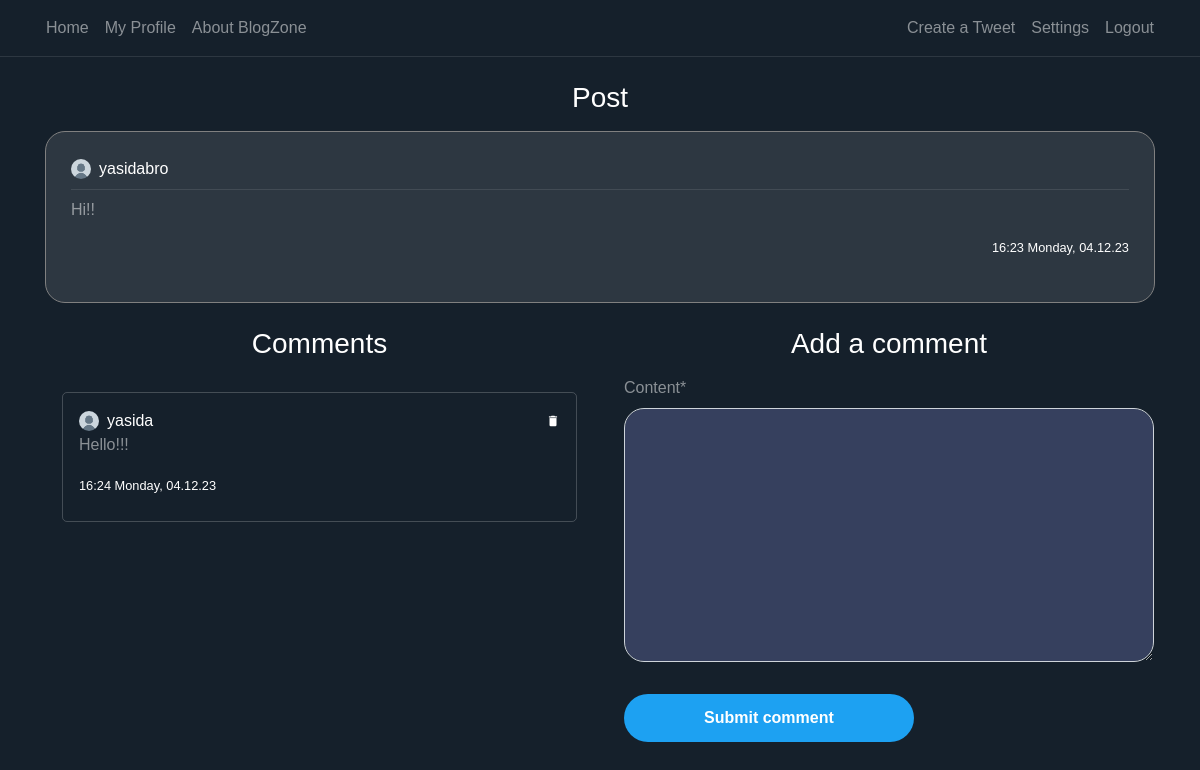
/post/2/ (signed in), run on the app's committed database.
### Blog/models.py (models this page shows, shortened)
class Post(models.Model):
    content = models.TextField(max_length=1000)
    date_posted = models.DateTimeField(default=timezone.now)
    author = models.ForeignKey(User, on_delete=models.CASCADE)
    likes = models.ManyToManyField(User, related_name="liked_posts", blank=True)
    post_image = models.ImageField(upload_to="post_images", blank=True)

class Comment(models.Model):
    content = models.TextField(max_length=150)
    date_posted = models.DateTimeField(default=timezone.now)
    author = models.ForeignKey(User, on_delete=models.CASCADE)
    post_connected = models.ForeignKey(Post, on_delete=models.CASCADE)

### users/models.py (models this page shows, shortened)
class Profile(models.Model):
    user = models.OneToOneField(User, on_delete=models.CASCADE)
    image = models.ImageField(default="default.png", upload_to="profile_pics")

### Blog/views.py (the view)
# urls.py: path("post/<int:pk>/", PostDetailView.as_view(), name="post-detail"),
class PostDetailView(DetailView):
    model = Post
    template_name = "Blog/post_detail.html"
    context_object_name = "post"
    def get_context_data(self, **kwargs):
        data = super().get_context_data(**kwargs)
        comments_connected = Comment.objects.filter(
            post_connected=self.get_object()
        ).order_by("-date_posted")
        data["comments"] = comments_connected
        data["form"] = NewCommentForm(instance=self.request.user)
        return data
    def post(self, request, *args, **kwargs):
        new_comment = Comment(
            content=request.POST.get("content"),
            author=self.request.user,
            post_connected=self.get_object(),
        )
        new_comment.save()
        return self.get(self, request, *args, **kwargs)

### Blog/forms.py
class NewCommentForm(forms.ModelForm):
    class Meta:
        model = Comment
        fields = ["content"]

### Blog/templates/Blog/post_detail.html (shortened to what this page needs)
{% extends "Blog/base.html" %}
{% load crispy_forms_tags %}
{% block content %}
<div class="container">
    <h3 class="white-important mb-3">
        Post
    </h3>
    <div class="hovered-tweet-comment">
        <article class="media content-section">
            <div style="width: 100%; word-break: break-all;">
                <div class="pb-2 row m-0" style="width: 100%; margin-right: 0 !important;">
                    <div class="col-8 no-padding d-flex align-items-center" style="padding-left: 0px !important;">
                        <img class="rounded-circle mr-2" style="width: 20px; height: 20px;"
                            src="{{ post.author.profile.image.url }}">
                        <a class="mr-2 white-important" href="{% url 'user-posts' post.author %}">
                            {{ post.author }}
                        </a>
                    </div>
                    <div class="col-4 d-flex flex-row-reverse no-padding align-items-center"
                        style="padding-right: 0 !important;">
                    </div>
                </div>
                <div class="mb-2" style="width: 100%; height: 1px; background-color: rgba(255, 255, 255, 0.1)"></div>
                <a style="color: rgba(255, 255, 255, 0.5) !important;">
                    <p>
                        {{ post.content }}
                    </p>
                    <small class="white-important d-flex full-width flex-row-reverse">
                        {{ post.date_posted | date:"H:i l, d.m.y" }}
                    </small>
                </a>
            </div>
        </article>
    </div>
    <br>
    <div class="row pl-3">
        <div class="col-12 col-md-6 pl-0">
            <h3 class="white-important mb-3">
                Comments
            </h3>
            <div class="comment-box p-3 mb-3">
                {% for comment in comments %}
                <div class="comment p-3 mb-3" style="border: 1px solid rgba(255, 255, 255, 0.2); border-radius: 5px;">
                    <div class="d-flex align-items-center">
                        <img class="rounded-circle mr-2" style="width: 20px; height: 20px;"
                            src="{{ comment.author.profile.image.url }}">
                        <a class="mr-2 white-important" href="{% url 'user-posts' comment.author.username %}">
                            {{ comment.author }}
                        </a>
                        {% if comment.author == user %}
                        <a class="material-icons ml-auto" style="font-size: 14px; cursor: pointer;"
                            href="{% url 'comment-delete' comment.id %}">delete</a>
                        {% endif %}
                    </div>
                    <div class="mb-2">
                        <p>{{ comment.content }}</p>
                        <small class="white-important">
                            {{ comment.date_posted | date:"H:i l, d.m.y" }}
                        </small>
                    </div>
                </div>
                {% endfor %}
            </div>
        </div>
        {% if user is not None %}
        <div class="col-12 col-md-6 pl-0 pl-md-3 pr-3">
            <h3 class="white-important mb-3">
                Add a comment
            </h3>
            <form method="POST">
                <fieldset class="form-group">
                    {{ form | crispy }}
                </fieldset>
                <div class="form-group">
                    <button class="btn btn-outline-primary" type="submit">Submit comment</button>
                </div>
            </form>
        </div>
        {% endif %}
    </div>
</div>
{% endblock content %}

### Blog/static/Blog/main.css (style rules this page uses)
:root { --muted-color: rgba(255, 255, 255, 0.5); }
body { background: #15202b; color: var(--muted-color); margin-top: 5rem; }
h1, h2, h3, h4, h5, h6 { color: var(--muted-color); }
.content-section { padding: 10px 10px; margin-bottom: 20px; }
.no-padding { padding: 0 !important; }
a { color: white; text-underline: none; text-decoration: none !important; }
article { border-radius: 4px; }
.white-important { color: white; font-weight: bold; }
.full-width { width: 100% }
.btn-outline-primary { border-color: white; color: white !important; padding: 12px 80px 12px 80px; font-weight: bold; background-color: #1da1f2; border: 0; border-radius: 25px; }
.form-control { background-color: #36405e !important; color: var(--muted-color) !important; box-shadow: 0 0 0 0 !important; border-radius: 20px !important; }
.hovered-tweet-comment { background-color: #2d3741 !important; padding: 15px; border-radius: 20px; border: 1px solid grey; }

### Blog/static/Blog/style.css (style rules this page uses)
body { font-family: Arial, Helvetica, sans-serif; height: 100vh; margin: 0; padding: 0; }
.white-important { text-align: center; font-weight: normal; }

### data on the page
Post: author.profile.image (placeholder picture), author "yasidabro", content "Hi!!", date_posted "16:23 Monday, 04.12.23"
Comment: author.profile.image (placeholder picture), author "yasida", content "Hello!!!", date_posted "16:24 Monday, 04.12.23"
